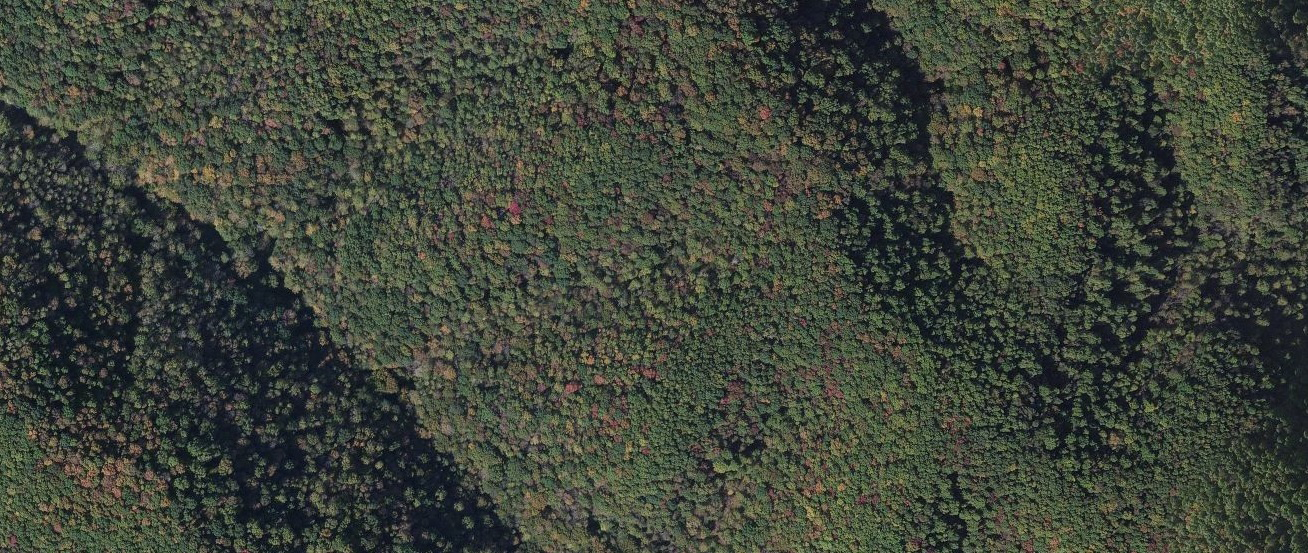
#> input picture code/CNN/Forest/F1.png, 1308 x 553 px; its folder holds only this picture in this run
$ jupyter execute --allow-errors CNN_Michiel_5.ipynb   (shell and % lines are left out)   (Python 2 division)
#> lines starting #> are read from the running program, lines starting #| are printed output that depends on the picture; long printed decimals are rounded
# Le-Net 1 based architecture

We start with 41X41 (I) after first convolution (9x9)we have 33X33 (L1). The next pooling layer reduces dimension with 3 to an output image of 11X11 with 4x4 pooling kernels (L2). Then we apply different types of convolution 4x4 kernels on the L2 layer resulting in 8x8 (L3) . Then followed by pooling 2X2 resulting in 4x4 output map (L4). So we have 16 connection for each element in layer L4 (which depend on the amount of different Covolutions in L3)

\begin{equation}
f(x)=\frac{1}{1+e^{-x}} \\
F_{k}= f( \sum_{i} \mathbf{W^{k}_{i} \cdot y_{i}}-b_{k})
\end{equation}

\begin{equation}
E=\sum_{k} \frac{1}{2}|t_k-F_{k}|^{2} \\
\Delta W_{ij}= - \eta \frac{dE}{d W_{ij}}
\end{equation}

\begin{equation}
\Delta W_{ij}= \sum_{k} - \eta \frac{dE}{d F_{k}} \frac{dF_{k}}{dx_{k}} \frac{dx_{k}}{dW_{ij}}=\sum_{k} \eta (t_{k}-F_{k})\frac{e^{-x_{k}}}{(1+e^{-x_{k}})^{2}} \frac{dx_{k}}{dW_{ij}} \\
= \eta (t_{k}-F_{k})\frac{e^{-x_{k}}}{(1+e^{-x_{k}})^{2}} y_{ij}
\end{equation}

\begin{equation}
\Delta b_{k}= - \eta \frac{dE}{d F_{k}} \frac{dF_{k}}{dx_{k}} \frac{dx_{k}}{b_{k}}=\eta (t_{k}-F_{k})\frac{e^{-x_{k}}}{(1+e^{-x_{k}})^{2}} \cdot-1
\end{equation}

Since $\frac{e^{-x_{k}}}{(1+e^{-x_{k}})^{2}}$ is always positive we can neglect this term in our programme

\begin{equation}
x_{k}=\sum_{ij} W^{k}[i,j] \; y^{4rb}[i,j] - b_{k}
\end{equation}

\begin{equation}
y^{4rb}[i,j]= \sum_{u,v} W^{3rb}[u,v] \; y^{3rb} [2i+u,2j+v]
\end{equation}

\begin{equation}
y^{3rb} [2i+u,2j+v]= f\left (x^{3rb}[2i+u,2j+v] \right)
\end{equation}

\begin{equation}
x^{3rb}[2i+u,2j+v]=\sum_{nm} W^{2rb}[n,m] \; y^{2rb}[n+(2i+u),m+(2j+v)] -b^{3rb}
\end{equation}

\begin{equation}
\begin{split}
\Delta W^{2rb}[n,m] =\sum_{k} - \eta  \frac{dE}{dF_{k}}
\frac{dF_{k}}{dx_{k}}
\sum_{ij} \frac{dx_{k}}{dy^{4rb}[i,j]}
 \sum_{uv}\frac{dy^{4rb}[i,j]}{d y^{3rb} [2i+u,2j+v]}
\frac{d y^{3rb} [2i+u,2j+v]}{d x^{3rb}[2i+u,2j+v]}
\sum_{nm}\frac{d x^{3rb}[2i+u,2j+v]}{d W^{2rb}[n,m]}
\end{split}
\end{equation}

\begin{equation}
\begin{split}
\Delta b^{3rb}[2i+u,2j+v] =\sum_{k} - \eta  \frac{dE}{dF_{k}}
\frac{dF_{k}}{dx_{k}}
\sum_{ij} \frac{dx_{k}}{dy^{4rb}[i,j]}
 \sum_{uv}\frac{dy^{4rb}[i,j]}{d y^{3rb} [2i+u,2j+v]}
\frac{d y^{3rb} [2i+u,2j+v]}{d x^{3rb}[2i+u,2j+v]}
\frac{d x^{3rb}[2i+u,2j+v]}{d b^{3rb}[2i+u,2j+v]}
\end{split}
\end{equation}

\begin{equation}
    \frac{dx_{k}}{dy^{4rb}[i,j]} = W^{4rbk}[i,j]\\
\end{equation}

\begin{equation}
    \frac{dy^{4rb}[i,j]}{d y^{3rb} [2i+u,2j+v]} = W^{3rb}[u,v] \\
 \end{equation}


\begin{equation}
\frac{d y^{3rb} [2i+u,2j+v]}{d x^{3rb}[2i+u,2j+v]}=\frac{e^{-x^{3rb}[2i+u,2j+v]}}{(1+e^{-x^{3rb}[2i+u,2j+v]})^2}
\end{equation}
This term is first not included since it is always positive. If the training will not converge it might be possible to include this term

 \begin{equation}
    \frac{d y^{3rb} [2i+u,2j+v]}{d W^{2rb}[n,m]}= y^{2rb} [n+(2i+u),m+(2j+v)] \\
\end{equation}

\begin{equation}
\frac{d x^{3rb}[2i+u,2j+v]}{d b^{3rb}}=-1
\end{equation}

[cell 1]
import matplotlib.pyplot as plt
import numpy as np
from numpy import linalg as lin
import scipy.signal as sig
from PIL import Image
import glob
import matplotlib.cm as cm
import itertools

[cell 2]
########### Load Input ############################################################################################################################
# In this script I used the brightness to determine structures, instead of one RGB color:
# this is determined by: 0.2126*R + 0.7152*G + 0.0722*B
# Source: https://en.wikipedia.org/wiki/Relative_luminance

patchSize=40 # patchsize this must be 48 since our network can only handle this value

# Open forest
Amount_data= len(glob.glob('Forest/F*'))
dataPatchedF=[]
for k in range (0, Amount_data):
    name="Forest/F%d.png" % (k+1)
    img = Image.open(name)
#> img is the input picture: PIL image 1308x553 RGB; mean R, G, B 63.1, 68.8, 58.1
    data=img.convert('RGB')
    data= np.asarray( data, dtype="int32" )
    data=0.2126*data[:,:,0]+0.7152*data[:,:,1]+0.0722*data[:,:,2]
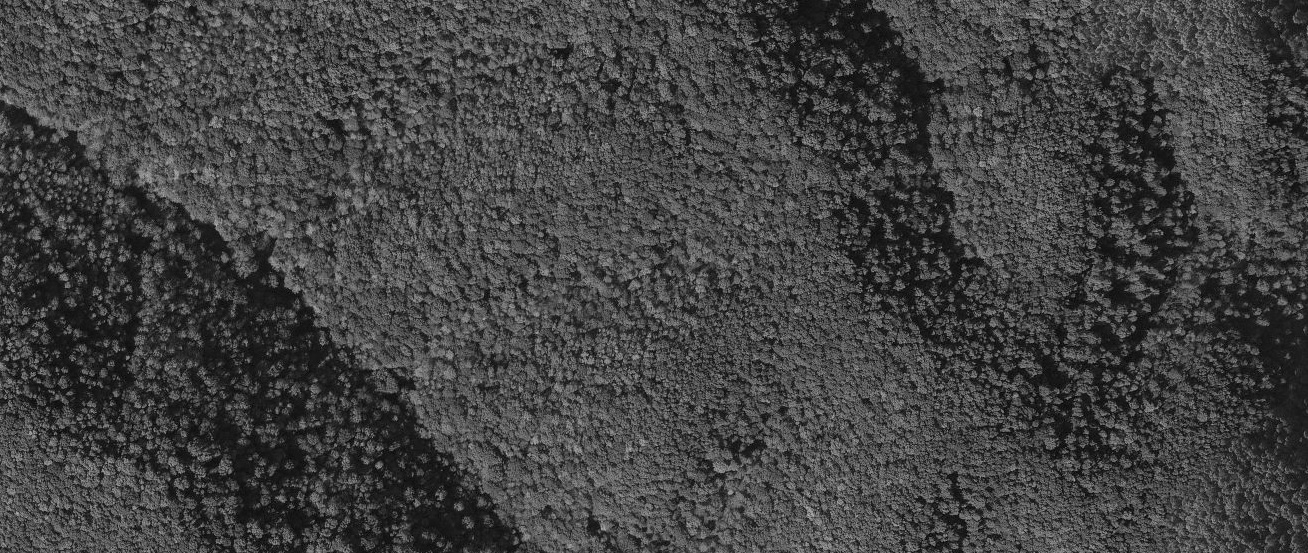
#> data: shape (553, 1308) float64; min 0, max 186.2, mean 66.8
    Yamount=data.shape[0]/patchSize # Counts how many times the windowsize fits in the picture
#> Yamount = 13
    Xamount=data.shape[1]/patchSize # Counts how many times the windowsize fits in the picture
#> Xamount = 32
    dataPatchedF.append(np.array([[data[j*patchSize:(j+1)*patchSize,i*patchSize:(i+1)*patchSize] for i in range(0,Xamount)] for j in range(0,Yamount)]))

# Open city
Amount_data= len(glob.glob('City/C*'))
dataPatchedC=[]
for k in range (0, Amount_data):
    name="City/C%d.png" % (k+1)
    img = Image.open(name)
    data=img.convert('RGB')
    data = np.asarray( data, dtype="int32" )
    data=0.2126*data[:,:,0]+0.7152*data[:,:,1]+0.0722*data[:,:,2]
    Yamount=data.shape[0]/patchSize # Counts how many times the windowsize fits in the picture
    Xamount=data.shape[1]/patchSize # Counts how many times the windowsize fits in the picture
    dataPatchedC.append(np.array([[data[j*patchSize:(j+1)*patchSize,i*patchSize:(i+1)*patchSize] for i in range(0,Xamount)] for j in range(0,Yamount)]))

# Open water
dataPatchedW=[]
Amount_data= len(glob.glob('Grassland/G*'))
for k in range (0, Amount_data):
    name="Grassland/G%d.png" % (k+1)
    img = Image.open(name)
    data=img.convert('RGB')
    data = np.asarray( data, dtype="int32" )
    data=0.2126*data[:,:,0]+0.7152*data[:,:,1]+0.0722*data[:,:,2]
    Yamount=data.shape[0]/patchSize # Counts how many times the windowsize fits in the picture
    Xamount=data.shape[1]/patchSize # Counts how many times the windowsize fits in the picture
    dataPatchedW.append(np.array([[data[j*patchSize:(j+1)*patchSize,i*patchSize:(i+1)*patchSize] for i in range(0,Xamount)] for j in range(0,Yamount)]))

[cell 3]
########### Functions ############################################################################################################################

# Define Activitation functions, pooling and convolution functions (the rules)

def Sigmoid(x):
    return (1/(1+np.exp(-x)))

def SigmoidPrime(x):
    return np.exp(-x)/((1+np.exp(-x))**2)

def TanH(x):
    return (1-np.exp(-x))/(1+np.exp(-x))


def Pool(I,W):
    PoolImg=np.zeros((len(I)/len(W),len(I)/len(W))) # W must fit an integer times into I.
    for i in range(0,len(PoolImg)):
        for j in range(0,len(PoolImg)):
            SelAr=I[i*len(W):(i+1)*len(W),j*len(W):(j+1)*len(W)]
            PoolImg[i,j]=np.inner(SelAr.flatten(),W.flatten()) # Now this is just an inner product since we have vectors
    return PoolImg

# To automatically make Gaussian kernels
def makeGaussian(size, fwhm = 3, center=None):
    x = np.arange(0, size, 1, float)
    y = x[:,np.newaxis]

    if center is None:
        x0 = y0 = size // 2
    else:
        x0 = center[0]
        y0 = center[1]

    return np.exp(-4*np.log(2) * ((x-x0)**2 + (y-y0)**2) / fwhm**2)

# To automatically define pooling nodes
def Pool_node(N):
    s=(N,N)
    a=float(N)*float(N)
    return (1.0/a)*np.ones(s)

[cell 4]
#################### Define pooling layers ###########################################################################
P12=Pool_node(2)*(1.0/1.0000) #factor 1000 added to lower values more
P34=Pool_node(3)*(1.0/1.0)

#################### Define Convolution layers #######################################################################

######### First C layer #########
C1=[]
Kernelsize=9
## First Kernel

# Inspiration: http://en.wikipedia.org/wiki/Sobel_operator
# http://stackoverflow.com/questions/9567882/sobel-filter-kernel-of-large-size


Kernel=np.array([[3,2,1,0,0,0,-1,-2,-3],
                 [4,3,2,1,0,-1,-2,-3,-4],
                 [5,4,3,2,0,-2,-3,-4,-5],
                 [6,5,4,3,0,-3,-4,-5,-6],
                 [7,6,5,4,0,-4,-5,-6,-7],
                 [6,5,4,3,0,-3,-4,-5,-6],
                 [5,4,3,2,0,-2,-3,-4,-5],
                 [4,3,2,1,0,-1,-2,-3,-4],
                 [3,2,1,0,0,0,-1,-2,-3]])


C1.append(Kernel*(1.0/100.0))

# ## Third Kernel
# Kernel=makeGaussian(9,5)
# Kernel=(1/np.sum(Kernel))*Kernel
# C1.append(Kernel)


## Fourth Kernel
Kernel=np.zeros((Kernelsize,Kernelsize))
Kernel[0:4,:]=-5
Kernel[4:5,:]=0
Kernel[5:9,:]=5
C1.append(Kernel*(1.0/100.0))

## Fifth kernel
Kernel=np.transpose(C1[0])
C1.append(Kernel*(1.0/100.0))

## kernel
Kernel=np.zeros((Kernelsize,Kernelsize))
Kernel[3:6,3:6]=-2
Kernel[4,4]=8
C1.append(Kernel*(1.0/100.0))

## kernel
Kernel=np.transpose(C1[1])
C1.append(Kernel)

# kernel
Kernel=np.zeros((Kernelsize,Kernelsize))
for i in range(0,Kernelsize):
    for j in range(0,Kernelsize):
        if(i==j):Kernel[i,j]=0
        if(i>j): Kernel[i,j]=5
        if(i<j): Kernel[i,j]=-5

C1.append(Kernel*(1.0/100.0))

## kernel
Kernel=np.fliplr(C1[5])
C1.append(Kernel)


######### Initialize output weights and biases #########

# Initialisation, since this layer should be trained!
C2=[] # second convolution weigths
H3_bias=[]
W=[] # end-weight from output to classifier-neurons
# Define the number of branches in one row
N_branches=2
ClassAmount=3 # Forest, City, Water


for i in range (0, len(C1)):
    C2_kernel=np.random.rand(N_branches,5,5)*(1.0/100.0)
    C2.append(C2_kernel)
    H3_bias.append(np.random.rand(N_branches,1,1))
    W.append(np.random.rand(N_branches,ClassAmount,4,4)*(1.0/1000.0)) # W[r][b,k,:,:]

bias=np.zeros((ClassAmount))# bias on the three classes

[cell 5]
N_plts=len(C1)
for i in range(0,N_plts):
    plt.subplot(4,3,i+1)
    plt.imshow(C1[i])
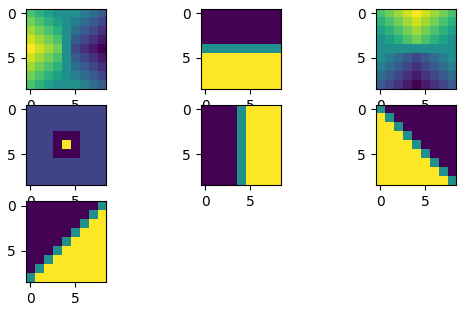
#> figure drawn by matplotlib, 7 panels

[cell 6]
N_plts=len(C2)
for i in range(0,N_plts):
    plt.subplot(4,3,i+1)
    plt.imshow(C2[i][0])
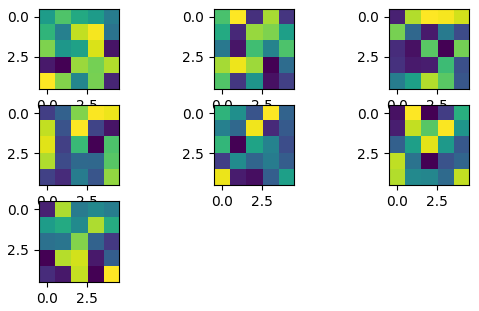
#> figure drawn by matplotlib, 7 panels

[cell 7]
#################### Start training  #######################################################################

# Determines which patch is chosen when
N_F=len(dataPatchedF)
#> N_F = 1
Patches_F=[]
j=0;
for i in range(0,N_F):
    N_ff=dataPatchedF[i].shape[0]*dataPatchedF[i].shape[1]
    Patches_F.append(np.reshape(dataPatchedF[i], (N_ff, patchSize, patchSize)))
    j=j+N_ff
#> after the loop, Patches_F = 1 item; j = 416
N_F=j
#> N_F = 416

N_C=len(dataPatchedC)
Patches_C=[]
j=0;
for i in range(0,N_C):
    N_cc=dataPatchedC[i].shape[0]*dataPatchedC[i].shape[1]
    j=j+N_cc
    Patches_C.append(np.reshape(dataPatchedC[i], (N_cc, patchSize, patchSize)))
#> after the loop, Patches_C = []; j = 0
N_C=j
#> N_C = 0

N_W=len(dataPatchedW)
Patches_W=[]
j=0;
for i in range(0,N_W):
    N_ww=dataPatchedW[i].shape[0]*dataPatchedW[i].shape[1]
    Patches_W.append(np.reshape(dataPatchedW[i], (N_ww, patchSize, patchSize)))
    j=j+N_ww
#> after the loop, Patches_W = []; j = 0
N_W=j
#> N_W = 0

N_total=N_F+N_C+N_W
#> N_total = 416
Sequence = np.arange(N_total)
#> Sequence = 416 values from 0 to 415
Sequence = np.random.permutation(Sequence)
#> Sequence = 416 values, max 415 at index 110, min 0 at index 71, mean 207.5

# Make patches tractable
Patches_F = list(itertools.chain.from_iterable(Patches_F))
#> Patches_F = 416 items
Patches_F=np.asarray(Patches_F)

Patches_C = list(itertools.chain.from_iterable(Patches_C))
Patches_C=np.asarray(Patches_C)
#> Patches_C = empty array

Patches_W = list(itertools.chain.from_iterable(Patches_W))
Patches_W=np.asarray(Patches_W)
#> Patches_W = empty array

[cell 8]
len(Sequence)
#> Out = 416

[cell 9]
int(np.round(len(Sequence)*0.9))
#> Out = 374

[cell 10]
from itertools import product
right=np.zeros((3))
#> right = [0, 0, 0]
wrong=np.zeros((3))
#> wrong = [0, 0, 0]
###### Chooses patch and defines label #####
for PP in range(0,10):#int(np.round(len(Sequence)*0.9))):
       # 1 has to be changed to the number of training data
    SS=Sequence[PP]
    if SS<N_F:
        Class_label=np.array([1,0,0])
        inputPatch=Patches_F[SS]
# [6 lines of commented-out code are left out]
    else:continue

    ### Layer 1 ###
    H1=[]
    H2=[]
    H3=[[np.zeros((12,12)) for b in range(0,N_branches)] for r in range(0,len(C1))]
    H4=[[np.zeros((4,4)) for b in range(0,N_branches)] for r in range(0,len(C1))]
    I_H3=np.ones((12,12))
    x=np.zeros(ClassAmount)
    f=np.zeros(ClassAmount)
    #learning rates
    n_bias=1*10**-4
    n_W=1*10**-5
    n_C2=1*10**-4
    n_H3_bias=1*10**-5


    for r in range (0, len(C1)):
        H1.append(sig.convolve(inputPatch, C1[r], 'valid'))
        H2.append(Pool(H1[r], P12))
        for b in range(0,N_branches):
            H3[r][b]=Sigmoid(sig.convolve(H2[r], C2[r][b],'valid')-H3_bias[r][b]*I_H3)
            H4[r][b]=Pool(H3[r][b],P34)

    for k in range(0,ClassAmount):
        for r in range (0, len(C1)):
            for b in range(0,N_branches):
                x[k]=x[k]+np.inner(H4[r][b].flatten(),W[r][b,k].flatten())
        f[k]=Sigmoid(x[k]-bias[k])

    ###### Back-propagation #####
    for k in range(0, ClassAmount):
        bias[k]=bias[k]-n_bias*(Class_label[k]-f[k])
        for r in range (0, len(C1)):
            for b in range(0,N_branches):
                W[r][b,k]=W[r][b,k]+n_W*(Class_label[k]-f[k])*H4[r][b]
                for i, j, u, v, n, m in product(range(0,3), range(0,3), range(0,2), range(0,2), range(0,len(C2[0][0])), range(0,len(C2[0][0]))):
                    C2[r][b,n,m]=C2[r][b,n,m]+n_C2*(Class_label[k]-f[k])*W[r][b,k,i,j]*H2[r][n+(2*j+u),m+(2*j+v)] #*SigmoidPrime(x_H3[r][b][2*j+u,2*j+v])
                    H3_bias[r][b]=H3_bias[r][b]-n_H3_bias*(Class_label[k]-f[k])*W[r][b,k,i,j] #*SigmoidPrime(x_H3[r][b][2*j+u,2*j+v])

    if(np.argmax(f)==np.argmax(Class_label)):
        right[np.argmax(Class_label)]+=1
    else:
        wrong[np.argmax(Class_label)]+=1

    if (PP%30==0):
#         print(Class_label,np.round(f,2))
        print(right,wrong)
    if (PP%250==0):
        print(PP)
        print(np.sum(right)/(np.sum(wrong)+np.sum(right)))
        right=np.zeros((3))
        wrong=np.zeros((3))
#> this loop made 10 passes
#> (SS, wrong) on pass 1: (286, [0, 0, 0])
#> SS on passes 2 to 7: 307, 355, 331, 77, 27, 20
#| [0. 0. 0.] [1. 0. 0.]
#| 0.0
#> pass 1, `inputPatch=Patches_F[SS]`:
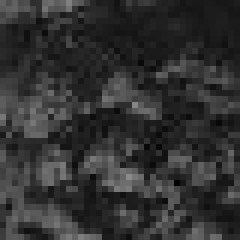
#> inputPatch: shape (40, 40) float64 (shown 6 times larger); min 2.15, max 139.1, mean 50.1
#> pass 3, `inputPatch=Patches_F[SS]`:
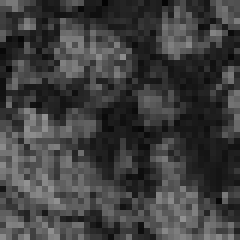
#> inputPatch: shape (40, 40) float64 (shown 6 times larger); min 3.14, max 146.5, mean 63
#> after the loop:
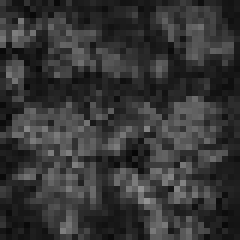
#> inputPatch: shape (40, 40) float64 (shown 6 times larger); min 6.78, max 147.9, mean 53.8
#> after the loop, C2 = 7 items; H3_bias = [[0.57, 0.439], [0.058, 0.434], [0.519, 0.307], [0.552, 0.272], [0.983, 0.4], [0.568, 0.247], [0.33, 0.814]]; W = 7 items; bias = [-0.00049, 0.000511, 0.00051]

[cell 11]
print(np.sum(right)/(np.sum(wrong)+np.sum(right)))
#| 0.0

[cell 12]
print(Class_label)
#| [1 0 0]
plt.imshow(inputPatch)

# cross validation

[cell 13]
right=np.zeros((3))
wrong=np.zeros((3))

plot=0
###### Chooses patch and defines label #####
i=0
j=0
for PP in range(int(np.round(len(Sequence)*0.9)),len(Sequence)):
     # 1 has to be changed to the number of training data
    SS=Sequence[PP]
    if SS<N_F:
        Class_label=np.array([1,0,0])
        inputPatch=Patches_F[SS]
    elif(SS>=N_F) and (SS<(N_F+N_C)):
        Class_label=np.array([0,1,0])
        inputPatch=Patches_C[SS-N_F]
    elif(SS>=N_F+N_C):
        Class_label=np.array([0,0,1])
        inputPatch=Patches_W[SS-N_F-N_C]
    else:continue

    ### Layer 1 ###
    H1=[]
    H2=[]
    H3=[[np.zeros((12,12)) for b in range(0,N_branches)] for r in range(0,len(C1))]
    H4=[[np.zeros((4,4)) for b in range(0,N_branches)] for r in range(0,len(C1))]
    I_H3=np.ones((12,12))
    x=np.zeros(ClassAmount)
    f=np.zeros(ClassAmount)
    #learning rates

    for r in range (0, len(C1)):
        H1.append(sig.convolve(inputPatch, C1[r], 'valid'))
        H2.append(Pool(H1[r], P12))
        for b in range(0,N_branches):
            H3[r][b]=Sigmoid(sig.convolve(H2[r], C2[r][b],'valid')-H3_bias[r][b]*I_H3)
            H4[r][b]=Pool(H3[r][b],P34)

    for k in range(0,ClassAmount):
        for r in range (0, len(C1)):
            for b in range(0,N_branches):
                x[k]=x[k]+np.inner(H4[r][b].flatten(),W[r][b,k].flatten())
        f[k]=Sigmoid(x[k]-bias[k])

    if(np.argmax(f)==np.argmax(Class_label)):
        right[np.argmax(Class_label)]+=1
    else:
        wrong[np.argmax(Class_label)]+=1
    if (PP%40==0):
        print(right,wrong)
        print(np.sum(right)/(np.sum(wrong)+np.sum(right)))
#> this loop made 42 passes
#> SS on passes 1 to 12: 31, 49, 51, 205, 384, 358, 292, 347, 96, 121, 146, 78
#| [4. 0. 0.] [23.  0.  0.]
#| 0.1481
#> pass 1, `inputPatch=Patches_F[SS]`:
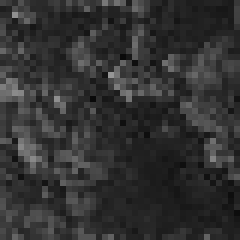
#> inputPatch: shape (40, 40) float64 (shown 6 times larger); min 9.72, max 150.5, mean 50.2
#> pass 2, `inputPatch=Patches_F[SS]`:
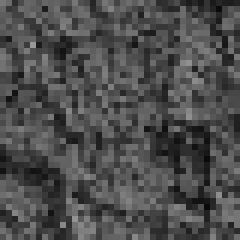
#> inputPatch: shape (40, 40) float64 (shown 6 times larger); min 9.72, max 153.7, mean 77.2
#> pass 3, `inputPatch=Patches_F[SS]`:
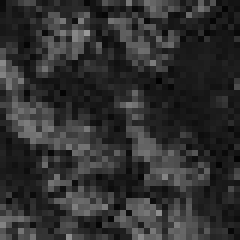
#> inputPatch: shape (40, 40) float64 (shown 6 times larger); min 1.79, max 153.9, mean 48.3
#> after the loop:
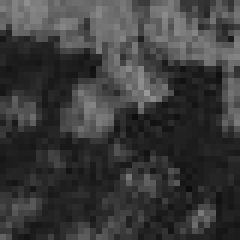
#> inputPatch: shape (40, 40) float64 (shown 6 times larger); min 12.87, max 152.6, mean 59.7

[cell 14]
print(np.sum(right)/(np.sum(wrong)+np.sum(right)))
#| 0.2143

[cell 15]
print(right[0]/(right[0]+wrong[0]))
#| 0.2143

[cell 16]
print(right[1]/(right[1]+wrong[1]))
#| nan

[cell 17]
print(right[2]/(right[2]+wrong[2]))
#| nan
